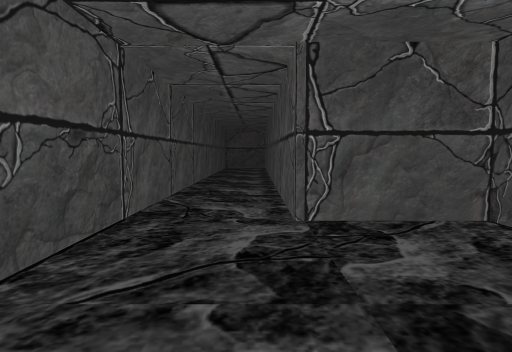
View 1 (above)

14 first-person views from a walk through a scene from a Unity 3-D project. The camera is 1.4 m above the floor, tilts 4° down and sees 75° across. The floor is counted in squares, 2 m on a side. Each view is taken from the middle of a square. On the plan, view 1 faces up. The plan holds only what a view shows up to about 10 squares ahead; the rest is blank. The place goes on beyond the plan. The player character is not drawn.

View 2
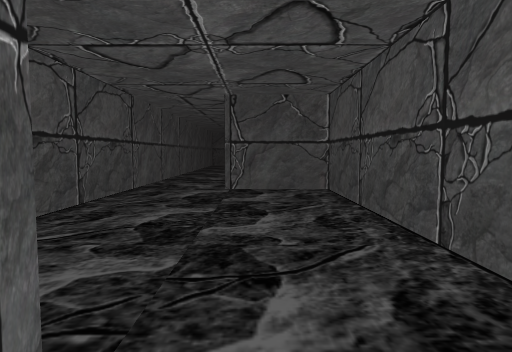

View 3
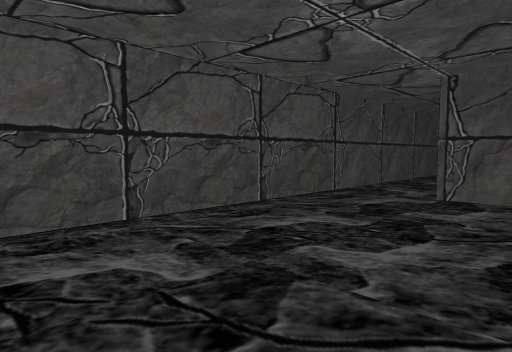

View 4
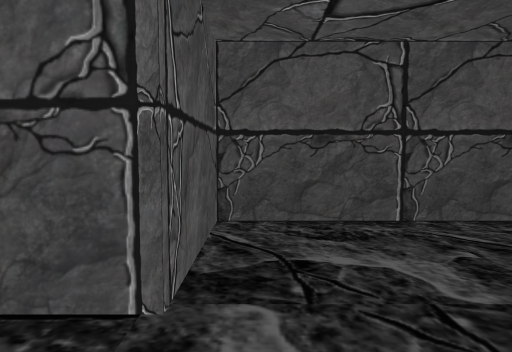

View 5
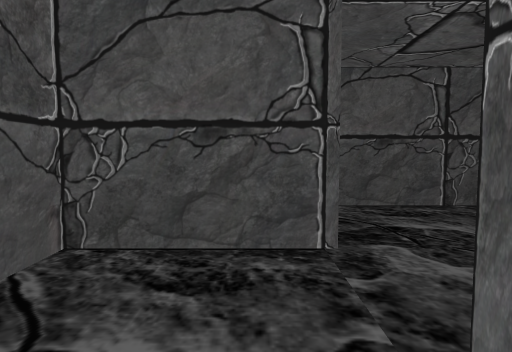

View 6
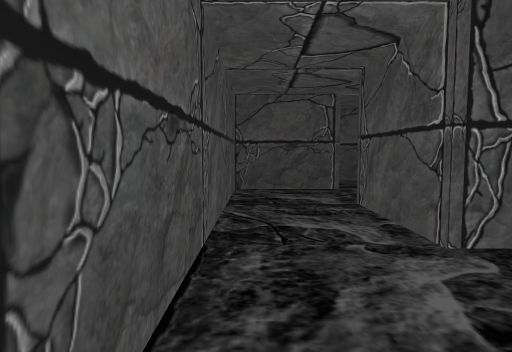

View 7
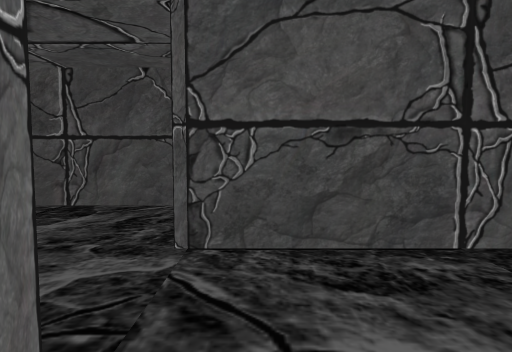

View 8
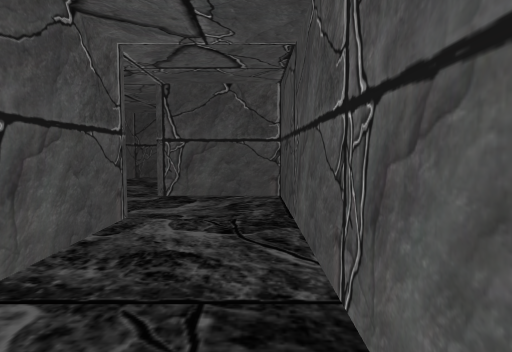

View 9
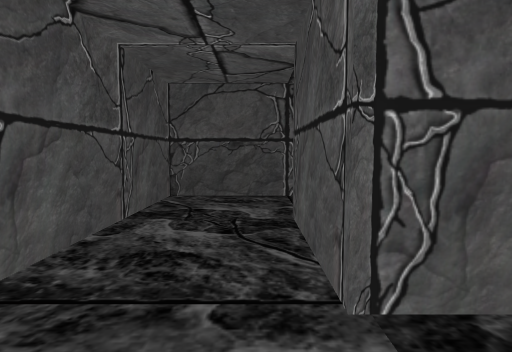

View 10
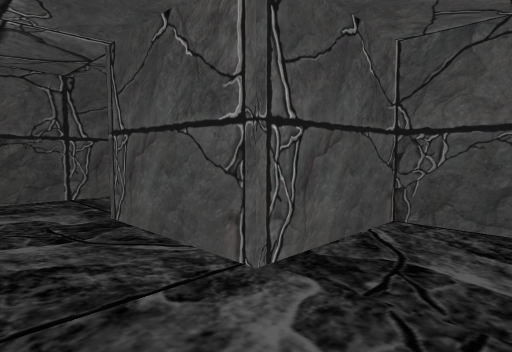

View 11
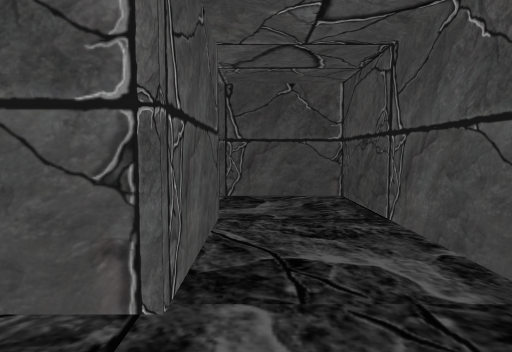

View 12
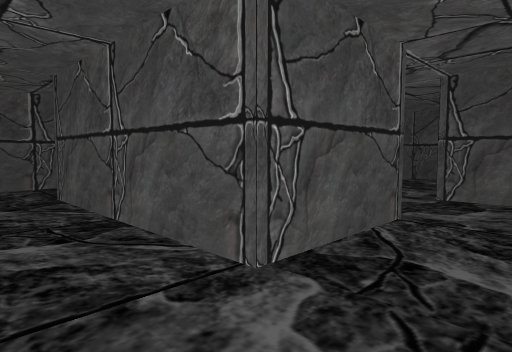

View 13
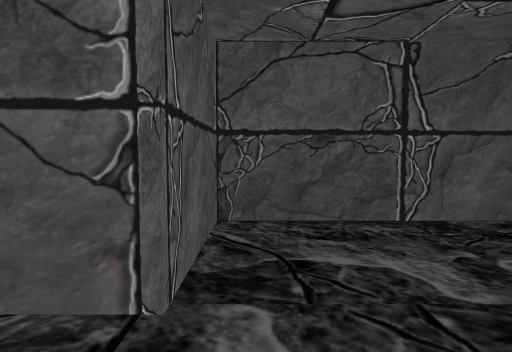

View 14
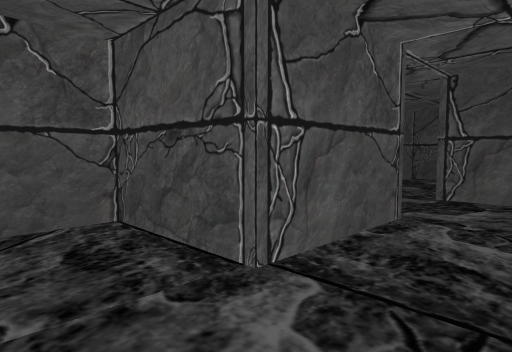

### Floor plan
Points are (right, up) in squares from view 1. A wall is a line through its corners. A room is listed if a view was taken in it or the views show most of it. See-through windows are left out.
Room 1 (view 1)
walls: (-1.4, 3.5) (-1.4, -2.4) (0.6, -2.4); (2.4, -1.2) (2.4, 3.4) (0.4, 3.4)
ways out: opening at (1.5, -2.5) to room 2
Room 2 (views 2, 3, 4, 5, 6, 7, 8, 9, 10, 11, 12, 13, 14)
walls: (8.4, -3.6) (8.4, -2.6) (7.4, -2.6); (10.4, -6.4) (12.4, -6.4) (12.4, -4.4); (6.6, -5.8) (6.6, -6.4) (8.5, -6.4); (12.5, -2.6) (10.6, -2.6) (10.6, -3.6); (4.4, -4.4) (6.6, -4.4); (16.4, -4.6) (16.4, -2.6) (14.5, -2.6); (0.6, -2.4) (0.6, -4.4) (2.5, -4.4)
ways out: opening at (1.5, -2.5) to room 1
objects: other object (3, -2) to (4, -2); other object (4, -1); other object (9, -4) to (10, -4); other object (13, -2) to (14, -2); other object (14, -7); other object (14, -6) to (14, -5)

Positions as (right, up) in squares from view 1, and headings:
1: (0, 0), facing up
2: (1, -3), facing up
3: (2, -2), facing up-left
4: (2, -2), facing left
5: (3, -3), facing left
6: (7, -4), facing left
7: (6, -2), facing down
8: (7, -6), facing right
9: (11, -4), facing right
10: (11, -3), facing down-right
11: (16, -4), facing left
12: (16, -3), facing down-left
13: (12, -3), facing down
14: (7, -6), facing up-right
